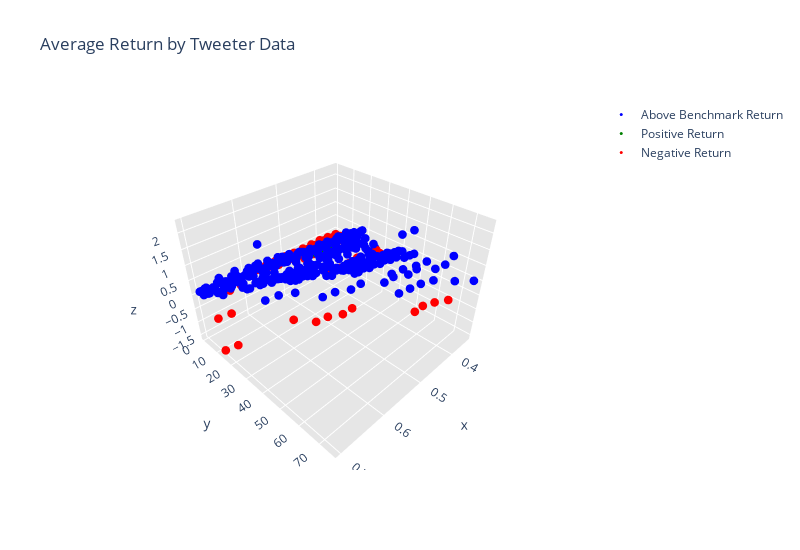
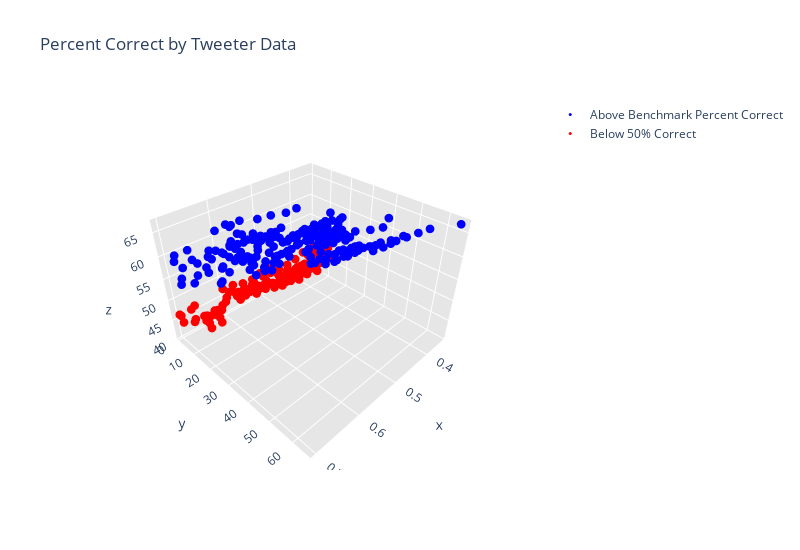

Here is the notebook cell these charts were saved with, in order:
### Markdown cell above
The chart above shows us that there clearly appear to be some tweeters whose sentiment scores are more useful in predicting stock movements. Below I use the test data set to see if this observation holds true on unseen data.

Below I create 3D scatter plots to visualize the relationships between variables.

### Code cell
test_range=[.35,.375,.4,.425,.45,.475,.5,.525,.55,.575,.6,.625,.65,.675,.7]
results=pd.DataFrame([])
for i in test_range:
    det_results=pd.DataFrame([])
    best_tweeters=tweeter_ag_scores[tweeter_ag_scores.pct_vader_correct>i]
    big=tweeter_scores_test[tweeter_scores_test.tweeter.isin(best_tweeters.tweeter)]
    days=big.day.unique()
    for day in days:
        holder=big[big.day==day]
        day_stocks=holder.stock.unique()
        day_mkt_returns=[]
        day_mkt_winners=[]
        day_vader_returns=[]
        day_vader_winners=[]
        day_blob_returns=[]
        day_blob_winners=[]
        for stock in day_stocks:
            holder2=holder[holder.stock==stock]
            holder2.reset_index(drop=True,inplace=True)
            vader_score=holder2.avg_vader_sent.mean()
            blob_score=holder2.avg_blob_sent.mean()
            if vader_score*holder2.stock_move[0]>0:
                day_vader_returns.append(holder2.stock_move[0])
                day_vader_winners.append(1)
            else:
                day_vader_returns.append(-np.abs(holder2.stock_move[0]))
                day_vader_winners.append(0)
            if blob_score*holder2.stock_move[0]>0:
                day_blob_returns.append(holder2.stock_move[0])
                day_blob_winners.append(1)
            else:
                day_blob_returns.append(-np.abs(holder2.stock_move[0]))
                day_blob_winners.append(0)
            if holder2.stock_move[0]>0:
                day_mkt_winners.append(1)
            else:
                day_mkt_winners.append(0)
            day_mkt_returns.append(holder2.stock_move[0])
            det_results=det_results.append(pd.DataFrame({'day':day,'stock':stock,'vader_score':vader_score,
                                                        'blob_score':blob_score,'num_tweeters':len(holder2),
                                                        'stock_move':holder2.stock_move[0]},index=[0]),ignore_index=True)
    num_tweet_values=det_results.num_tweeters.unique()
    for j in num_tweet_values:
        test=det_results[det_results.num_tweeters>j]
        test.reset_index(drop=True,inplace=True)
        q1,q2,q3,q4,fails=[],[],[],[],[]
        for k in range(len(test)):
            if (test.vader_score[k]<0) & (test.stock_move[k]>0):
                q1.append(-test.stock_move[k])
            elif (test.vader_score[k]>0) & (test.stock_move[k]>0):
                q2.append(test.stock_move[k])
            elif (test.vader_score[k]>0) & (test.stock_move[k]<0):
                q3.append(test.stock_move[k])
            elif (test.vader_score[k]<0) & (test.stock_move[k]<0):
                q4.append(-test.stock_move[k])
            else:
                fails.append(1)
        total_return=np.sum(q1)+np.sum(q2)+np.sum(q3)+np.sum(q4)
        num_trades=len(test)-np.sum(fails)
        if total_return>0:
            ret_pos=1
        else:
            ret_pos=0
        results=results.append(pd.DataFrame({'tweeter_acc_thresh':i,'min_tweeters':j,
                                             'avg_ret':total_return/num_trades*100,'ret_pos':ret_pos,
                                             'pct_correct':(len(q2)+len(q4))/num_trades*100},index=[0]),ignore_index=True)

# This is the mean return of all trades and is the benchmark that we are hoping to beat
bench=daily_api_returns.mean().mean()*100       
above_bench_results=results[results.avg_ret>bench]
pos_results=results[(results.avg_ret>0) & (results.avg_ret<bench)]
neg_results=results[results.avg_ret<0]        
xb=above_bench_results.tweeter_acc_thresh
yb=above_bench_results.min_tweeters
zb=above_bench_results.avg_ret
xp=pos_results.tweeter_acc_thresh
yp=pos_results.min_tweeters
zp=pos_results.avg_ret
xn=neg_results.tweeter_acc_thresh
yn=neg_results.min_tweeters
zn=neg_results.avg_ret
data=[]
trace1=dict(name='Above Benchmark Return',x=xb,y=yb,z=zb,type="scatter3d",mode='markers',
            marker=dict(size=3,color='blue',line=dict(width=0)))
trace2=dict(name='Positive Return',x=xp,y=yp,z=zp,type="scatter3d",mode='markers',
            marker=dict(size=3,color='green',line=dict(width=0)))
trace3=dict(name='Negative Return',x=xn,y=yn,z=zn,type="scatter3d",mode='markers',
            marker=dict(size=3,color='red',line=dict(width=0)))
data.append(trace1)
data.append(trace2)
data.append(trace3)
layout = dict(
    width=800,
    height=550,
    autosize=False,
    title='Average Return by Tweeter Data',
    scene=dict(
        xaxis=dict(
            gridcolor='rgb(255, 255, 255)',
            zerolinecolor='rgb(255, 255, 255)',
            showbackground=True,
            backgroundcolor='rgb(230, 230,230)'
        ),
        yaxis=dict(
            gridcolor='rgb(255, 255, 255)',
            zerolinecolor='rgb(255, 255, 255)',
            showbackground=True,
            backgroundcolor='rgb(230, 230,230)'
        ),
        zaxis=dict(
            gridcolor='rgb(255, 255, 255)',
            zerolinecolor='rgb(255, 255, 255)',
            showbackground=True,
            backgroundcolor='rgb(230, 230,230)'
        ),
        aspectratio = dict( x=1, y=1, z=.7),
        aspectmode = 'manual'        
    ),
)
fig = go.Figure(data=data, layout=layout)
fig.show()

bench=((daily_api_returns>0).sum().sum())/((daily_api_returns.shape[0])*(daily_api_returns.shape[1]))*100
results=results[results.pct_correct<80]
results=results[results.pct_correct>20]
above_bench_results=results[results.pct_correct>bench]
pos_results=results[(results.pct_correct>50) & (results.pct_correct<bench)]
neg_results=results[results.pct_correct<50]        
xb=above_bench_results.tweeter_acc_thresh
yb=above_bench_results.min_tweeters
zb=above_bench_results.pct_correct
xp=pos_results.tweeter_acc_thresh
yp=pos_results.min_tweeters
zp=pos_results.pct_correct
xn=neg_results.tweeter_acc_thresh
yn=neg_results.min_tweeters
zn=neg_results.pct_correct
data=[]
trace1=dict(name='Above Benchmark Percent Correct',x=xb,y=yb,z=zb,type="scatter3d",mode='markers',
            marker=dict(size=3,color='blue',line=dict(width=0)))
trace2=dict(name='Above 50% Correct',x=xp,y=yp,z=zp,type="scatter3d",mode='markers',
            marker=dict(size=3,color='green',line=dict(width=0)))
trace3=dict(name='Below 50% Correct',x=xn,y=yn,z=zn,type="scatter3d",mode='markers',
            marker=dict(size=3,color='red',line=dict(width=0)))
data.append(trace1)
data.append(trace2)
data.append(trace3)
layout = dict(
    width=800,
    height=550,
    autosize=False,
    title='Percent Correct by Tweeter Data',
    scene=dict(
        xaxis=dict(
            gridcolor='rgb(255, 255, 255)',
            zerolinecolor='rgb(255, 255, 255)',
            showbackground=True,
            backgroundcolor='rgb(230, 230,230)'
        ),
        yaxis=dict(
            gridcolor='rgb(255, 255, 255)',
            zerolinecolor='rgb(255, 255, 255)',
            showbackground=True,
            backgroundcolor='rgb(230, 230,230)'
        ),
        zaxis=dict(
            gridcolor='rgb(255, 255, 255)',
            zerolinecolor='rgb(255, 255, 255)',
            showbackground=True,
            backgroundcolor='rgb(230, 230,230)'
        ),
        aspectratio = dict( x=1, y=1, z=.7),
        aspectmode = 'manual'        
    ),
)
fig = go.Figure(data=data, layout=layout)
fig.show()

### Figure 1 — Plotly figure (JSON) as saved in the notebook; plotly's stock layout.template omitted (floating-point values rounded to 4 significant figures; data arrays with more than 128 entries replaced by an {"elided": "..."} marker saying what was removed)
{"data": [{"marker": {"color": "blue", "line": {"width": 0}, "size": 3}, "mode": "markers", "name": "Above Benchmark Return", "type": "scatter3d", "x": {"elided": "306 float values"}, "y": {"elided": "306 int values"}, "z": {"elided": "306 float values"}}, {"marker": {"color": "green", "line": {"width": 0}, "size": 3}, "mode": "markers", "name": "Positive Return", "type": "scatter3d", "x": [0.4, 0.425, 0.45, 0.475], "y": [10, 10, 10, 10], "z": [0.006393, 0.006393, 0.006393, 0.006393]}, {"marker": {"color": "red", "line": {"width": 0}, "size": 3}, "mode": "markers", "name": "Negative Return", "type": "scatter3d", "x": [0.35, 0.35, 0.35, 0.35, 0.35, 0.35, 0.35, 0.35, 0.35, 0.35, 0.375, 0.375, 0.375, 0.375, 0.375, 0.375, 0.375, 0.375, 0.4, 0.4, 0.4, 0.4, 0.4, 0.4, 0.4, 0.4, 0.4, 0.4, 0.4, 0.425, 0.425, 0.425, 0.425, 0.425, 0.425, 0.425, 0.425, 0.425, 0.425, 0.45, 0.45, 0.45, 0.45, 0.45, 0.45, 0.45, 0.45, 0.475, 0.475, 0.475, 0.475, 0.475, 0.475, 0.475, 0.475, 0.5, 0.5, 0.5, 0.5, 0.5, 0.525, 0.525, 0.525, 0.525, 0.525, 0.55, 0.55, 0.55, 0.55, 0.575, 0.575, 0.575, 0.6, 0.6, 0.625, 0.625, 0.65, 0.65, 0.675, 0.675, 0.7, 0.7], "y": [2, 3, 1, 6, 4, 7, 29, 5, 27, 66, 2, 3, 1, 5, 6, 4, 63, 28, 2, 3, 1, 5, 8, 4, 9, 7, 26, 25, 61, 2, 3, 1, 5, 8, 4, 9, 7, 61, 25, 2, 3, 1, 5, 8, 4, 7, 25, 2, 3, 1, 4, 8, 5, 7, 25, 2, 3, 1, 42, 5, 2, 3, 1, 42, 5, 2, 3, 1, 39, 2, 1, 38, 1, 31, 1, 5, 1, 5, 14, 13, 13, 12], "z": [-0.2183, -0.1793, -0.1494, -0.2568, -0.1351, -0.1883, -0.05612, -0.2561, -0.006969, -0.5341, -0.1848, -0.1305, -0.1169, -0.1661, -0.1567, -0.04643, -0.5341, -0.05612, -0.09939, -0.09444, -0.08733, -0.04016, -0.0891, -0.002249, -0.02625, -0.03044, -0.05612, -0.02166, -0.5341, -0.1109, -0.1093, -0.09547, -0.05381, -0.117, -0.02447, -0.02625, -0.03044, -0.5341, -0.05612, -0.1109, -0.09656, -0.09547, -0.05381, -0.08598, -0.02447, -0.03044, -0.05612, -0.1109, -0.1137, -0.0952, -0.01323, -0.08598, -0.05381, -0.02692, -0.05612, -0.08768, -0.1443, -0.06478, -0.5341, -0.0001859, -0.08768, -0.1443, -0.06478, -0.5341, -0.0001859, -0.0796, -0.03651, -0.06379, -0.5341, -0.0066, -0.01636, -0.5341, -0.03456, -0.5341, -0.02267, -0.09067, -0.02267, -0.09067, -1.562, -0.3965, -1.562, -0.3965]}], "layout": {"autosize": false, "height": 550, "scene": {"aspectmode": "manual", "aspectratio": {"x": 1, "y": 1, "z": 0.7}, "xaxis": {"backgroundcolor": "rgb(230, 230,230)", "gridcolor": "rgb(255, 255, 255)", "showbackground": true, "zerolinecolor": "rgb(255, 255, 255)"}, "yaxis": {"backgroundcolor": "rgb(230, 230,230)", "gridcolor": "rgb(255, 255, 255)", "showbackground": true, "zerolinecolor": "rgb(255, 255, 255)"}, "zaxis": {"backgroundcolor": "rgb(230, 230,230)", "gridcolor": "rgb(255, 255, 255)", "showbackground": true, "zerolinecolor": "rgb(255, 255, 255)"}}, "title": {"text": "Average Return by Tweeter Data"}, "width": 800}}

### Figure 2 — Plotly figure (JSON) as saved in the notebook; plotly's stock layout.template omitted (floating-point values rounded to 4 significant figures; data arrays with more than 128 entries replaced by an {"elided": "..."} marker saying what was removed)
{"data": [{"marker": {"color": "blue", "line": {"width": 0}, "size": 3}, "mode": "markers", "name": "Above Benchmark Percent Correct", "type": "scatter3d", "x": {"elided": "199 float values"}, "y": {"elided": "199 int values"}, "z": {"elided": "199 float values"}}, {"marker": {"color": "green", "line": {"width": 0}, "size": 3}, "mode": "markers", "name": "Above 50% Correct", "type": "scatter3d", "x": [], "y": [], "z": []}, {"marker": {"color": "red", "line": {"width": 0}, "size": 3}, "mode": "markers", "name": "Below 50% Correct", "type": "scatter3d", "x": [0.35, 0.35, 0.35, 0.35, 0.35, 0.35, 0.35, 0.35, 0.35, 0.35, 0.35, 0.35, 0.375, 0.375, 0.375, 0.375, 0.375, 0.375, 0.375, 0.375, 0.375, 0.375, 0.375, 0.4, 0.4, 0.4, 0.4, 0.4, 0.4, 0.4, 0.4, 0.4, 0.4, 0.4, 0.4, 0.425, 0.425, 0.425, 0.425, 0.425, 0.425, 0.425, 0.425, 0.425, 0.425, 0.425, 0.45, 0.45, 0.45, 0.45, 0.45, 0.45, 0.45, 0.45, 0.45, 0.45, 0.45, 0.475, 0.475, 0.475, 0.475, 0.475, 0.475, 0.475, 0.475, 0.475, 0.475, 0.475, 0.5, 0.5, 0.5, 0.5, 0.5, 0.5, 0.5, 0.5, 0.525, 0.525, 0.525, 0.525, 0.525, 0.525, 0.525, 0.525, 0.55, 0.55, 0.55, 0.55, 0.55, 0.55, 0.55, 0.55, 0.575, 0.575, 0.575, 0.575, 0.575, 0.575, 0.575, 0.6, 0.6, 0.6, 0.6, 0.625, 0.625, 0.625, 0.625, 0.625, 0.625, 0.625, 0.65, 0.65, 0.65, 0.65, 0.65, 0.65, 0.675, 0.675, 0.675, 0.675, 0.7, 0.7, 0.7], "y": [2, 3, 1, 6, 8, 4, 9, 7, 5, 10, 12, 11, 2, 3, 1, 5, 8, 6, 4, 9, 7, 11, 10, 2, 3, 1, 5, 8, 4, 9, 6, 7, 12, 11, 10, 2, 3, 1, 5, 8, 4, 9, 6, 7, 11, 10, 2, 3, 1, 5, 8, 4, 9, 6, 7, 11, 10, 2, 3, 1, 4, 8, 5, 9, 6, 7, 11, 10, 2, 3, 1, 4, 8, 6, 7, 5, 2, 3, 1, 4, 8, 6, 7, 5, 2, 3, 1, 4, 6, 5, 8, 7, 2, 3, 1, 4, 6, 5, 7, 2, 3, 1, 5, 1, 2, 3, 4, 5, 6, 7, 1, 2, 3, 4, 5, 6, 4, 1, 2, 3, 1, 2, 3], "z": [42.5, 42.06, 45.25, 43.28, 48.28, 43.43, 48.08, 46.03, 40.79, 47.83, 46.34, 48.89, 43.31, 43.2, 46.36, 44.44, 47.27, 46.15, 46.32, 46.94, 49.18, 48.84, 47.83, 43.42, 42.37, 45.58, 44.12, 43.14, 44.32, 44.68, 45.31, 45.45, 48.65, 46.15, 45.24, 42.76, 41.53, 45.12, 43.28, 42.86, 42.35, 44.68, 45.31, 45.45, 46.15, 45.24, 42.76, 41.88, 45.12, 43.28, 43.75, 42.35, 46.67, 46.03, 45.45, 47.37, 45.24, 42.76, 41.74, 45.33, 43.21, 43.75, 43.28, 46.67, 46.03, 45.28, 47.37, 45.24, 43.48, 42.72, 46.04, 45.21, 48.78, 49.06, 48.94, 44.62, 43.48, 42.72, 46.04, 45.21, 48.78, 49.06, 48.94, 44.62, 43.28, 44.44, 46.27, 45.59, 45.65, 45.16, 48.65, 47.73, 45.38, 44.83, 47.12, 46.15, 45.45, 44.44, 47.37, 44.34, 45.78, 47.46, 47.83, 43.09, 42.17, 43.86, 42.22, 41.18, 44.83, 46.43, 43.09, 42.17, 43.86, 42.22, 41.18, 44.83, 48.28, 46.34, 43.4, 44.44, 46.48, 46.51, 45.16]}], "layout": {"autosize": false, "height": 550, "scene": {"aspectmode": "manual", "aspectratio": {"x": 1, "y": 1, "z": 0.7}, "xaxis": {"backgroundcolor": "rgb(230, 230,230)", "gridcolor": "rgb(255, 255, 255)", "showbackground": true, "zerolinecolor": "rgb(255, 255, 255)"}, "yaxis": {"backgroundcolor": "rgb(230, 230,230)", "gridcolor": "rgb(255, 255, 255)", "showbackground": true, "zerolinecolor": "rgb(255, 255, 255)"}, "zaxis": {"backgroundcolor": "rgb(230, 230,230)", "gridcolor": "rgb(255, 255, 255)", "showbackground": true, "zerolinecolor": "rgb(255, 255, 255)"}}, "title": {"text": "Percent Correct by Tweeter Data"}, "width": 800}}
